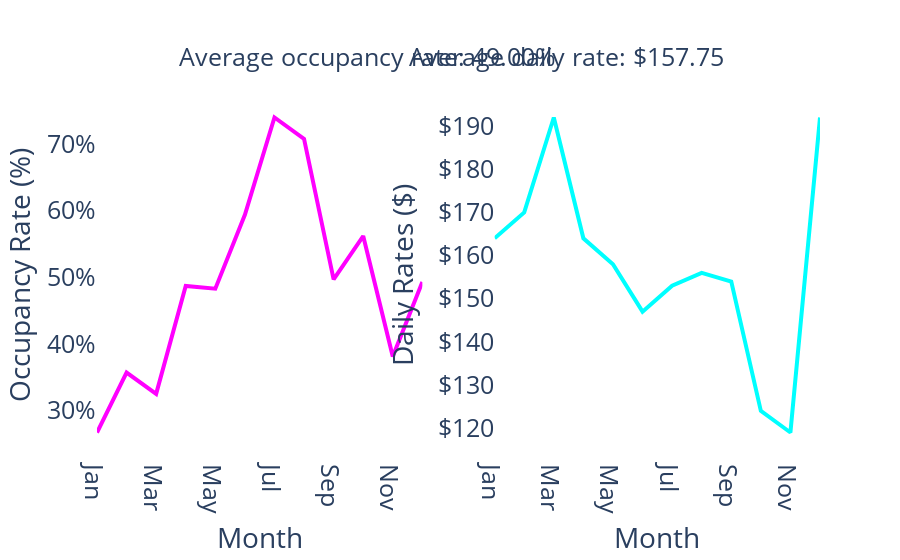

This figure's notebook cell:
### Code cell
# Импорт необходимых библиотек (Importing necessary libraries)
import plotly.graph_objects as go
import plotly.subplots as sp

# Создание сабплотов (Creating subplots)
fig = sp.make_subplots(rows=1, cols=2)

# График занятости (Occupancy Rate Plot)
fig.add_trace(
    go.Scatter(
        x=seasonality_df.index, 
        y=seasonality_df['occupancy_rates'], 
        mode='lines', 
        line=dict(color='magenta', width=4), # Increased line width
        name='Occupancy Rate',
        showlegend=False
    ),
    row=1, 
    col=1
)

# График дневных ставок (Daily Rates Plot)
fig.add_trace(
    go.Scatter(
        x=seasonality_df.index, 
        y=seasonality_df['daily_rates'], 
        mode='lines', 
        line=dict(color='cyan', width=4), # Increased line width
        name='Daily Rates',
        showlegend=False
    ),
    row=1, 
    col=2
)

# Настройка параметров графиков (Adjusting plot parameters)
fig.update_layout(
    title_font=dict(size=42, family="Open Sans, sans-serif"), # Font adjustment
    plot_bgcolor='white',
    paper_bgcolor='white'
)

# Установка заголовка и других параметров для графика занятости (Setting title and other parameters for Occupancy Rate Plot)
fig.update_xaxes(title_text="Month", row=1, col=1, title_font=dict(size=28), tickfont=dict(size=25))
fig.update_yaxes(title_text="Occupancy Rate (%)", tickformat='.0%', row=1, col=1, title_font=dict(size=28), tickfont=dict(size=25))
fig.add_annotation(text=f"Average occupancy rate: {average_occupancy:.2%}", xref="paper", yref="paper", x=0.11, y=1.18, font=dict(size=25), showarrow=False)

# Установка заголовка и других параметров для графика дневных ставок (Setting title and other parameters for Daily Rates Plot)
fig.update_xaxes(title_text="Month", row=1, col=2, title_font=dict(size=28), tickfont=dict(size=25))
fig.update_yaxes(title_text="Daily Rates ($)", tickprefix="$", row=1, col=2, title_font=dict(size=28), tickfont=dict(size=25))
fig.add_annotation(text=f"Average daily rate: ${average_rate:.2f}", xref="paper", yref="paper", x=0.87, y=1.18, font=dict(size=25), showarrow=False)

fig.show()

### Figure 1 — Plotly figure (JSON) as saved in the notebook; plotly's stock layout.template omitted (floating-point values rounded to 4 significant figures)
{"data": [{"line": {"color": "magenta", "width": 4}, "mode": "lines", "name": "Occupancy Rate", "showlegend": false, "type": "scatter", "x": ["Jan", "Feb", "Mar", "Apr", "May", "Jun", "Jul", "Aug", "Sep", "Oct", "Nov", "Dec"], "xaxis": "x", "y": [0.267, 0.357, 0.325, 0.487, 0.483, 0.594, 0.74, 0.708, 0.497, 0.562, 0.381, 0.493], "yaxis": "y"}, {"line": {"color": "cyan", "width": 4}, "mode": "lines", "name": "Daily Rates", "showlegend": false, "type": "scatter", "x": ["Jan", "Feb", "Mar", "Apr", "May", "Jun", "Jul", "Aug", "Sep", "Oct", "Nov", "Dec"], "xaxis": "x2", "y": [164, 170, 192, 164, 158, 147, 153, 156, 154, 124, 119, 192], "yaxis": "y2"}], "layout": {"annotations": [{"font": {"size": 25}, "showarrow": false, "text": "Average occupancy rate: 49.00%", "x": 0.11, "xref": "paper", "y": 1.18, "yref": "paper"}, {"font": {"size": 25}, "showarrow": false, "text": "Average daily rate: $157.75", "x": 0.87, "xref": "paper", "y": 1.18, "yref": "paper"}], "paper_bgcolor": "white", "plot_bgcolor": "white", "title": {"font": {"family": "Open Sans, sans-serif", "size": 42}}, "xaxis": {"anchor": "y", "domain": [0, 0.45], "tickfont": {"size": 25}, "title": {"font": {"size": 28}, "text": "Month"}}, "xaxis2": {"anchor": "y2", "domain": [0.55, 1], "tickfont": {"size": 25}, "title": {"font": {"size": 28}, "text": "Month"}}, "yaxis": {"anchor": "x", "domain": [0, 1], "tickfont": {"size": 25}, "tickformat": ".0%", "title": {"font": {"size": 28}, "text": "Occupancy Rate (%)"}}, "yaxis2": {"anchor": "x2", "domain": [0, 1], "tickfont": {"size": 25}, "tickprefix": "$", "title": {"font": {"size": 28}, "text": "Daily Rates ($)"}}}}
